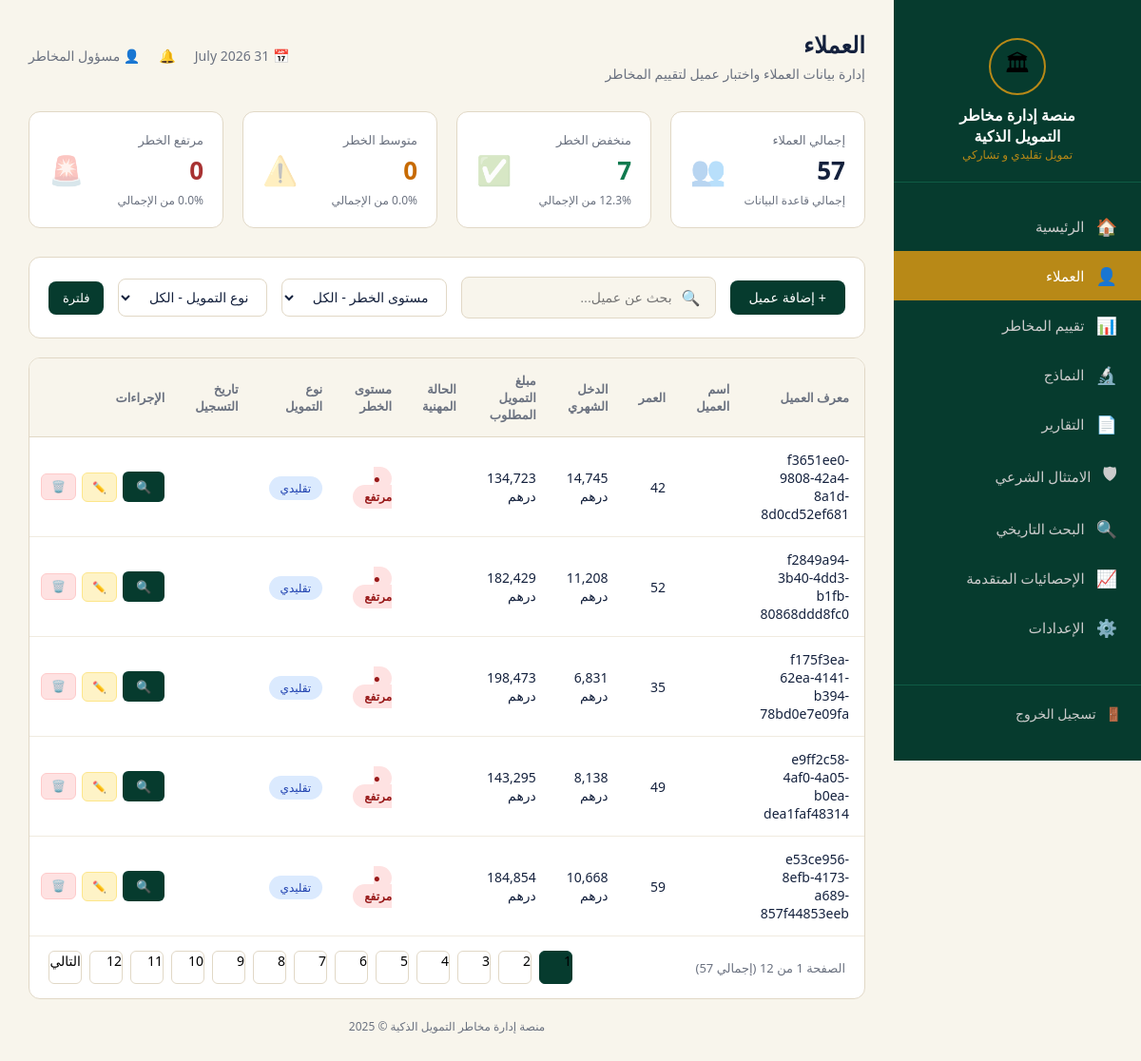
/clients (signed in), run on an earlier commit of the app's database.
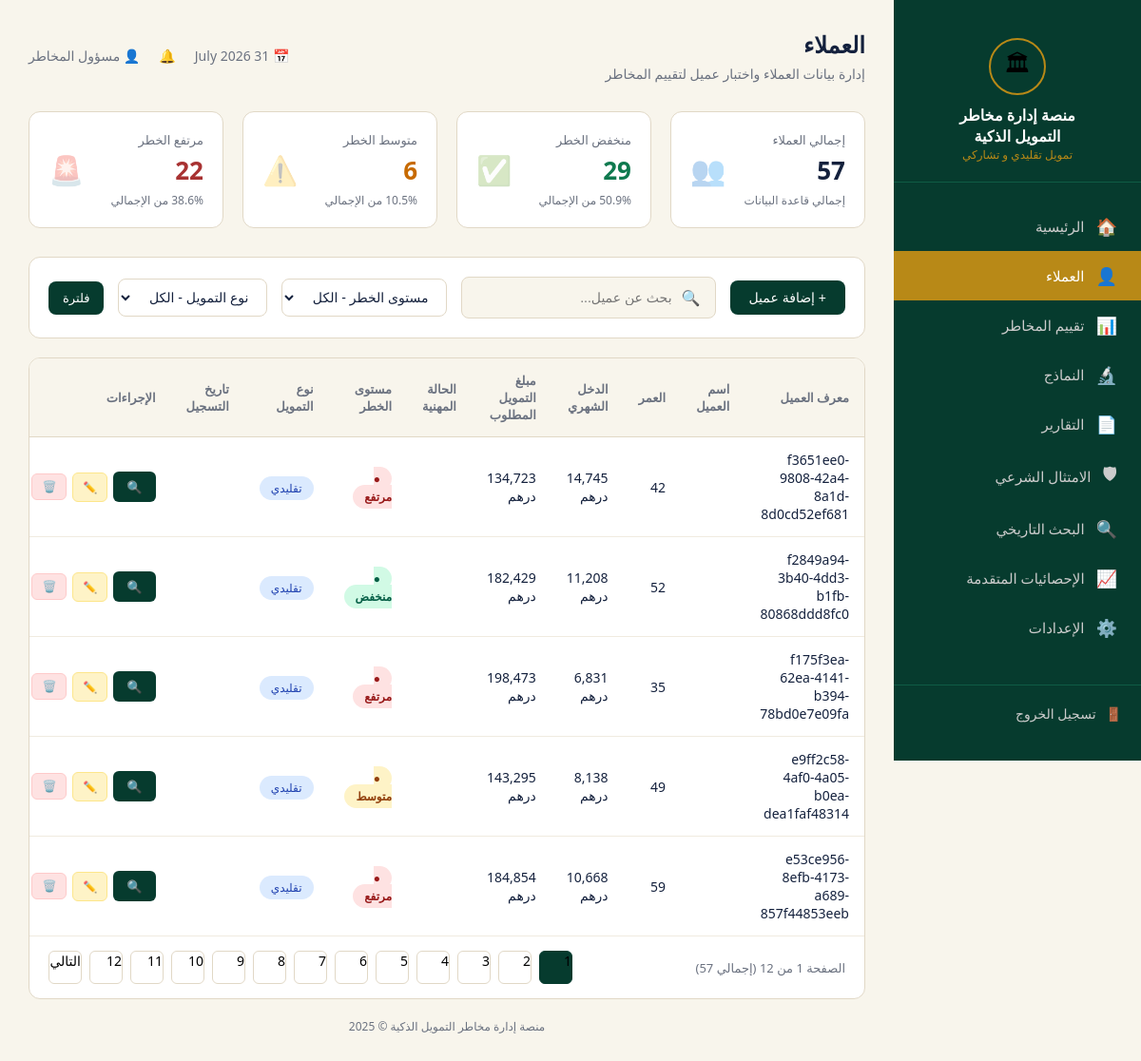
And on a later commit of the database.
### tables this page shows
CREATE TABLE clients (
                id TEXT PRIMARY KEY,
                data TEXT
            );

### app.py (the view)
@app.route('/clients')
@login_required
def clients():
    date_str = datetime.now().strftime("%d %B %Y")
    search = request.args.get('search', '').lower()
    risk_filter = request.args.get('risk', 'الكل')
    type_filter = request.args.get('type', 'الكل')
    page = int(request.args.get('page', 1))
    clients_list = get_all_clients()
    filtered_clients = clients_list
    if search:
        filtered_clients = [c for c in filtered_clients if search in c['id'].lower() or search in c.get('job', '').lower()]
    if risk_filter != 'الكل':
        filtered_clients = [c for c in filtered_clients if c.get('risk_level') == risk_filter]
    if type_filter != 'الكل':
        filtered_clients = [c for c in filtered_clients if c.get('finance_type') == type_filter]
    total = len(clients_list)
    low = sum(1 for c in clients_list if c.get('risk_level') == 'منخفض')
    mid = sum(1 for c in clients_list if c.get('risk_level') == 'متوسط')
    high = sum(1 for c in clients_list if c.get('risk_level') == 'مرتفع')
    stats = {
        'total': total, 'low': low, 'mid': mid, 'high': high,
        'low_pct': round((low/total)*100, 1) if total else 0,
        'mid_pct': round((mid/total)*100, 1) if total else 0,
        'high_pct': round((high/total)*100, 1) if total else 0,
    }
    per_page = 5
    total_pages = max(1, (len(filtered_clients) + per_page - 1) // per_page)
    page = max(1, min(page, total_pages))
    start_idx = (page - 1) * per_page
    end_idx = start_idx + per_page
    paginated_clients = filtered_clients[start_idx:end_idx]
    return render_template('clients.html', clients=paginated_clients, stats=stats, date=date_str,
                           current_page=page, total_pages=total_pages, search=search, risk=risk_filter, type=type_filter)

### app.py (called while the page is built)
def get_db_connection():
    conn = sqlite3.connect(DB_FILE)
    conn.row_factory = sqlite3.Row
    return conn

def get_all_clients():
    if USE_FIREBASE and db:
        try:
            docs = db.collection('clients').order_by('id', direction=firestore.Query.DESCENDING).stream(timeout=5.0)
            return [doc.to_dict() for doc in docs]
        except Exception as e:
            print(f"Firestore get_all_clients error (timing out/offline): {e}")
    try:
        conn = get_db_connection()
        cursor = conn.cursor()
        cursor.execute("SELECT data FROM clients ORDER BY id DESC")
        rows = cursor.fetchall()
        conn.close()
        return [json.loads(row['data']) for row in rows]
    except Exception as e:
        print(f"SQLite get_all_clients error: {e}")
        return []

def login_required(f):
    @wraps(f)
    def decorated_function(*args, **kwargs):
        if 'logged_in' not in session:
            return redirect(url_for('login'))
        return f(*args, **kwargs)
    return decorated_function

### templates/clients.html (shortened to what this page needs)
{% extends 'base.html' %}
{% block content %}
<div class="topbar">
    <div>
        <h1>العملاء</h1>
        <p>إدارة بيانات العملاء واختبار عميل لتقييم المخاطر</p>
    </div>
    <div class="info">
        <span>📅 {{ date }}</span>
        <span>🔔</span>
        <span>👤 مسؤول المخاطر</span>
    </div>
</div>
<div class="stats">
    <div class="stat-card total">
        <div class="left">
            <div class="label">إجمالي العملاء</div>
            <div class="value">{{ stats.total }}</div>
            <div class="sub">إجمالي قاعدة البيانات</div>
        </div>
        <div class="icon">👥</div>
    </div>
    <div class="stat-card green">
        <div class="left">
            <div class="label">منخفض الخطر</div>
            <div class="value">{{ stats.low }}</div>
            <div class="sub">{{ stats.low_pct }}% من الإجمالي</div>
        </div>
        <div class="icon">✅</div>
    </div>
    <div class="stat-card orange">
        <div class="left">
            <div class="label">متوسط الخطر</div>
            <div class="value">{{ stats.mid }}</div>
            <div class="sub">{{ stats.mid_pct }}% من الإجمالي</div>
        </div>
        <div class="icon">⚠️</div>
    </div>
    <div class="stat-card red">
        <div class="left">
            <div class="label">مرتفع الخطر</div>
            <div class="value">{{ stats.high }}</div>
            <div class="sub">{{ stats.high_pct }}% من الإجمالي</div>
        </div>
        <div class="icon">🚨</div>
    </div>
</div>
<form method="GET" action="{{ url_for('clients') }}" class="filters">
    <button type="button" class="btn-add" onclick="document.getElementById('addModal').style.display='flex'">+ إضافة عميل</button>
    <div class="search-box">
        <span>🔍</span>
        <input type="text" name="search" placeholder="بحث عن عميل..." value="{{ search }}">
    </div>
    <select class="filter-select" name="risk">
        <option value="الكل" {% if risk == 'الكل' %}selected{% endif %}>مستوى الخطر - الكل</option>
    </select>
    <select class="filter-select" name="type">
        <option value="الكل" {% if type == 'الكل' %}selected{% endif %}>نوع التمويل - الكل</option>
    </select>
    <button type="submit" class="btn-assess" style="padding: 10px 15px; border-radius: 8px;">فلترة</button>
</form>
<div class="table-card">
    <table>
        <thead>
            <tr>
                <th>معرف العميل</th>
                <th>اسم العميل</th>
                <th>العمر</th>
                <th>الدخل الشهري</th>
                <th>مبلغ التمويل المطلوب</th>
                <th>الحالة المهنية</th>
                <th>مستوى الخطر</th>
                <th>نوع التمويل</th>
                <th>تاريخ التسجيل</th>
                <th>الإجراءات</th>
            </tr>
        </thead>
        <tbody>
            {% for client in clients %}
            <tr>
                <td>{{ client.id }}</td>
                <td>{{ client.name }}</td>
                <td>{{ client.age }}</td>
                <td>{{ "{:,.0f}".format(client.income) }} درهم</td>
                <td>{{ "{:,.0f}".format(client.loan_amount) }} درهم</td>
                <td>{{ client.job }}</td>
                <td>
                    {% if client.risk_level == 'منخفض' %}
                        <span class="badge-risk low">● منخفض</span>
                    {% elif client.risk_level == 'متوسط' %}
                        <span class="badge-risk mid">● متوسط</span>
                    {% else %}
                        <span class="badge-risk high">● مرتفع</span>
                    {% endif %}
                </td>
                <td>
                    {% if client.finance_type == 'تشاركي' %}
                        <span class="badge-type part">تشاركي</span>
                    {% else %}
                        <span class="badge-type trad">تقليدي</span>
                    {% endif %}
                </td>
                <td>{{ client.date }}</td>
                <td>
                    <div class="action-btns">
                        <a class="btn-assess" href="{{ url_for('risk_assessment_client', client_id=client.id) }}" title="تقييم المخاطر">🔍</a>
                        <a class="btn-edit-sm" href="{{ url_for('edit_client_route', client_id=client.id) }}" title="تعديل">✏️</a>
                        <button class="btn-delete-sm" onclick="confirmDelete('{{ client.id }}')" title="حذف">🗑️</button>
                    </div>
                </td>
            </tr>
            {% endfor %}
        </tbody>
    </table>
    <div class="pagination">
        <div class="page-info">الصفحة {{ current_page }} من {{ total_pages }} (إجمالي {{ stats.total }})</div>
        <div class="pages">
            {% for p in range(1, total_pages + 1) %}
            <a href="{{ url_for('clients', page=p, search=search, risk=risk, type=type) }}" class="page-btn {% if p == current_page %}active{% endif %}" style="text-decoration:none; color:inherit;">{{ p }}</a>
            {% endfor %}
            {% if current_page < total_pages %}
            <a href="{{ url_for('clients', page=current_page+1, search=search, risk=risk, type=type) }}" class="page-btn" style="text-decoration:none; color:inherit;">التالي</a>
            {% endif %}
        </div>
    </div>
</div>
{% endblock %}

### templates/base.html (shortened to what this page needs)
<!DOCTYPE html>
<html lang="ar" dir="rtl">
<head>
    <link rel="stylesheet" href="{{ url_for('static', filename='CSS/style.css') }}">
</head>
<body>
    <div class="sidebar" id="sidebar">
        <div class="logo-area">
            <div class="icon">🏛</div>
            <h2>منصة إدارة مخاطر<br>التمويل الذكية</h2>
            <p>تمويل تقليدي و تشاركي</p>
        </div>
        <a href="{{ url_for('dashboard') }}" class="nav-item {% if request.endpoint == 'dashboard' %}active{% endif %}"><span>🏠</span> الرئيسية</a>
        <a href="{{ url_for('clients') }}" class="nav-item {% if request.endpoint == 'clients' %}active{% endif %}"><span>👤</span> العملاء</a>
        <a href="{{ url_for('risk_assessment') }}" class="nav-item {% if request.endpoint == 'risk_assessment' %}active{% endif %}"><span>📊</span> تقييم المخاطر</a>
        <a href="{{ url_for('models') }}" class="nav-item {% if request.endpoint == 'models' %}active{% endif %}"><span>🔬</span> النماذج</a>
        <a href="{{ url_for('reports') }}" class="nav-item {% if request.endpoint == 'reports' %}active{% endif %}"><span>📄</span> التقارير</a>
        <a href="{{ url_for('sharia_compliance') }}" class="nav-item {% if request.endpoint == 'sharia_compliance' %}active{% endif %}"><span>🛡</span> الامتثال الشرعي</a>
        <a href="{{ url_for('historical_search') }}" class="nav-item {% if request.endpoint == 'historical_search' %}active{% endif %}"><span>🔍</span> البحث التاريخي</a>
        <a href="{{ url_for('analytics') }}" class="nav-item {% if request.endpoint == 'analytics' %}active{% endif %}"><span>📈</span> الإحصائيات المتقدمة</a>
        <a href="{{ url_for('settings') }}" class="nav-item {% if request.endpoint == 'settings' %}active{% endif %}"><span>⚙️</span> الإعدادات</a>
        <div class="logout">
            <a href="{{ url_for('logout') }}"><span>🚪</span> تسجيل الخروج</a>
        </div>
    </div>
    <div class="main">
        {% block content %}{% endblock %}
        <div class="footer">منصة إدارة مخاطر التمويل الذكية © 2025</div>
    </div>
</body>
</html>

### templates/clients.html (style rules this page uses)
.action-btns { display: flex; gap: 6px; align-items: center; }
.btn-edit-sm { padding: 6px 10px; background: #FEF3C7; color: #92400E; border: 1px solid #FDE68A; border-radius: 6px; font-size: 12px; cursor: pointer; text-decoration: none; white-space: nowrap; transition: all 0.2s; }
.btn-delete-sm { padding: 6px 10px; background: #FEE2E2; color: #991B1B; border: 1px solid #FECACA; border-radius: 6px; font-size: 12px; cursor: pointer; white-space: nowrap; transition: all 0.2s; }

What changed in the data, as far as the page shows it:
changed clients "f2849a94-3b40-4dd3-b1fb-80868ddd8fc0": text "● مرتفع" → "● منخفض"
changed clients "e9ff2c58-4af0-4a05-b0ea-dea1faf48314": text "● مرتفع" → "● متوسط"
Also different on the page:
{{ stats.low }}: "7" → "29"
{{ stats.low_pct }}: "12.3" → "50.9"
{{ stats.mid }}: "0" → "6"
{{ stats.mid_pct }}: "0.0" → "10.5"
{{ stats.high }}: "0" → "22"
{{ stats.high_pct }}: "0.0" → "38.6"
